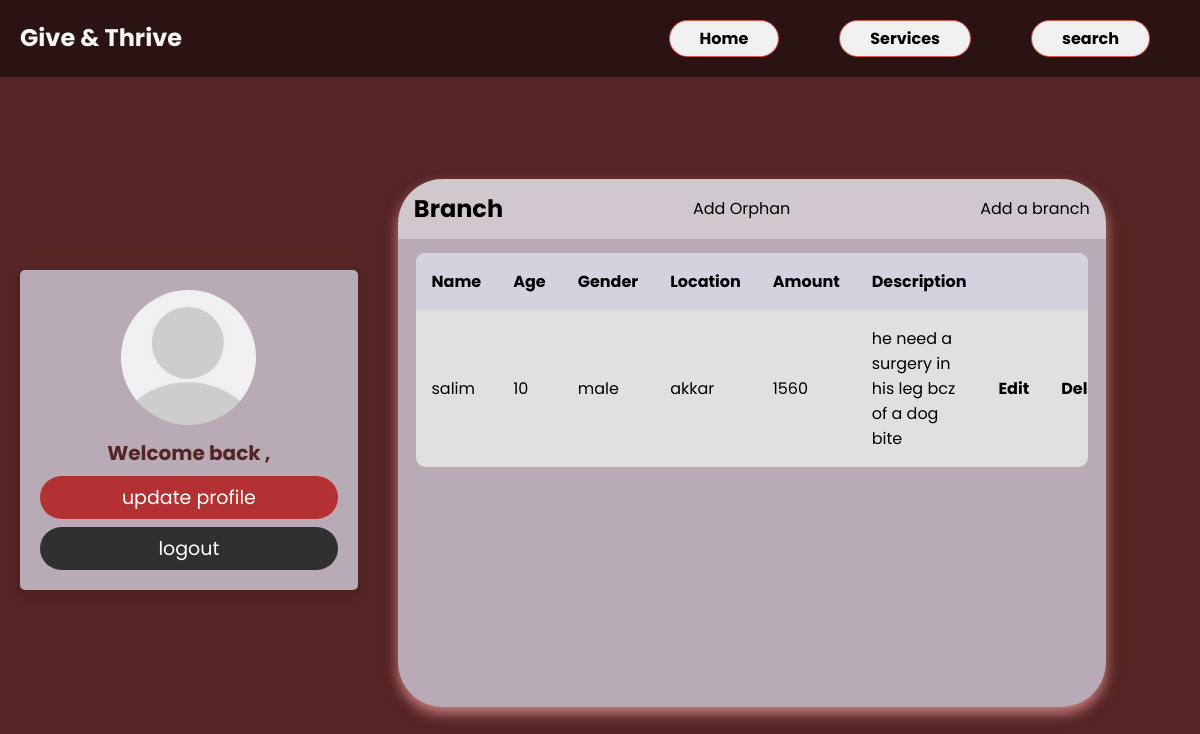
Before: /adminPages/profileAdmin.php with the older database file.
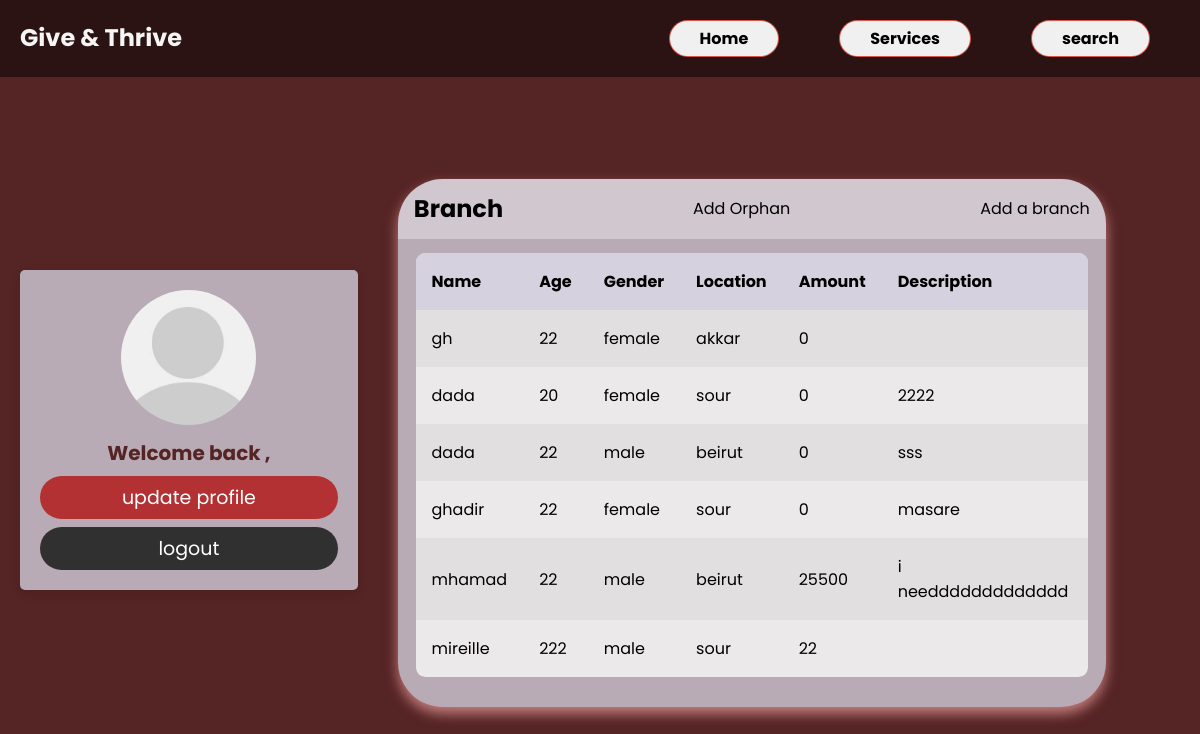
After: the same page with the newer database file.
### tables this page shows
CREATE TABLE `addorphan` (
  `idorphan` int(50) NOT NULL,
  `nameorphan` varchar(50) NOT NULL,
  `age` int(50) NOT NULL,
  `gender` varchar(50) NOT NULL,
  `amount` int(255) NOT NULL,
  `description` text NOT NULL,
  `locationID` int(11) NOT NULL
);

CREATE TABLE `location` (
  `locationid` int(11) NOT NULL,
  `locationname` varchar(30) NOT NULL
);

### adminPages/profileAdmin.php (the view, shortened to what this page needs)
<!DOCTYPE html>
<html lang="en">
<head>
    <link rel="stylesheet" href="./profileStyle.css"/>
</head>
  <body>
        <div class="page">
        <div class="nv">
        <nav class="navbar">
            <h1 class="logo"> Give & Thrive</h1>
            <ul class="nav-links">
                <li class="active"></i><a href="../index.php"></i>Home</a></li>
                <li class="active"></i><a href="#"></a>Services</li>
                <li class="active"></i> <a href="./searchpeople.php" class="search">search</a>
            </ul>
        </nav>
        </div>
        <div class="container">
            <?php
                include("./home.php");
            ?>
            <div class="table">
                <br>
    <main class="table">
        <section class="table__header">
            <h1>Branch </h1>
            <a href="./addneworphan.php">Add Orphan</a>
            <a href="./tabledriver/index.php" class='newtrip'>Add a branch </a>
        </section>
        <section class="table__body">
            <table>
                <thead>
                    <tr>
                        <th> Name </th>
                        <th> age </th>
                        <th> gender </th>
                        <th> Location</a></th>
                        <th> amount</th>
                        <th> description</th>
                        <th></th>
                        <th></th>
                    </tr>
                </thead>
                <tbody>
                    <tr>
                        <?php
                       $query ="SELECT addorphan.*, location.locationname
                       FROM addorphan
                       JOIN location ON addorphan.locationID = location.locationid";
                       $res = mysqli_query($conn, $query);
 while ($row = mysqli_fetch_array($res)) {
    echo "<tr>";
    echo "<td>".(isset($row['nameorphan']) ? $row['nameorphan'] : "")."</td>";
    echo "<td>".(isset($row['age']) ? $row['age'] : "")."</td>";
    echo "<td>".(isset($row['gender']) ? $row['gender'] : "")."</td>";
    echo "<td>".(isset($row['locationname']) ? $row['locationname'] : "")."</td>";
    echo "<td>".(isset($row['amount']) ? $row['amount'] : "")."</td>";
    echo "<td>".(isset($row['description']) ? $row['description'] : "")."</td>";
    echo "<td><a href=editorphan.php?idorphan=".$row['idorphan']."><b>Edit</b></td>";
    echo "<td><a href=deleteorph.php?idorphan=".$row['idorphan']."><b>Delete</b></td>";
    echo "</tr>";
}
?>
                </tbody>
        </table>
    </section>
</main>
</div>
    </body>
</html>

### adminPages/home.php (shortened to what this page needs)
<?php
include('../connection.php');
?>
<head>
   <link rel="stylesheet" href="./withprofile/css/homeStyle.css">
</head>
      <div class="profile">
         <?php
         $user_id =$_SESSION['id'] ;
            $query =  "SELECT * FROM `user` WHERE id = '$user_id'";
            $res = mysqli_query($conn,$query);
            $userData = mysqli_fetch_array($res);
            ?>
            <img src="./withprofile/images/default-avatar.png" alt="">
         <h3> Welcome back , <?php echo $userData['name']; ?></h3>
         <a href="./withprofile/profile.php" class="btn">update profile</a>
         <a href="home.php?logout=<?php  ?>" class="delete-btn">logout</a>
      </div>

### adminPages/profilestyle.css (style rules this page uses)
* { margin: 0; padding: 0; box-sizing: border-box; font-family: sans-serif; }
.nv { padding: 15px; }
body { background-color: #552424 !important; }
.container { background-color: #552424 !important; display: -webkit-box; }
main.table { width: 59vw; height: 66vh; margin: 40px; backdrop-filter: blur(7px); box-shadow: 0 0.4rem 0.8rem #c77f80; border-radius: 2.8rem; overflow: hidden; background-color: #b9abb5; }
.table__header { width: 100%; background-color: #fff5; padding: .8rem 1rem; display: flex; justify-content: space-between; align-items: center; }
.table__body { width: 95%; max-height: calc(89% - 1.6rem); background-color: #fffb; margin: .9rem auto; border-radius: .6rem; overflow: auto; overflow: overlay; }
table { width: 100%; }
table, th, td { border-collapse: collapse; padding: 1rem; text-align: left; }
thead th { position: sticky; top: 0; left: 0; background-color: #d5d1defe; text-transform: capitalize; }
tbody tr:nth-child(even) { background-color: #0000000b; }
tbody tr { --delay: .1s; transition: .5s ease-in-out var(--delay), background-color 0s; }
tbody tr td, tbody tr td p, tbody tr td img { transition: .2s ease-in-out; }
.navbar { position: absolute; top: 0; left: 0; display: flex; width: 100%; justify-content: space-between; padding: 20px; background-color: #0000007a; }
ul { list-style: none; }
.nav-links { display: flex; align-items: center; }
.navbar .nav-links li { background-color: rgb(240 240 240); border-radius: 30px; padding: 5px 30px; border: 1px solid #d13c2cd9; }
.nav-links li { margin: 0 30px; color: black; background-color: #0c356A; cursor: pointer; }
.logo { color: whitesmoke; }
.active { color: white; font-weight: bold; }
a { text-decoration: none; color: black; }

### adminPages/withprofile/css/homeStyle.css (style rules this page uses)
:root { --blue: #b9abb5; --dark-blue: #b9abb5; --red: #e74c3c; --black: #333; --white: #fff; --light-bg: #eee; --box-shadow: 0 5px 10px rgba(0,0,0,.1); }
* { font-family: 'Poppins', sans-serif; margin:0; padding:0; box-sizing: border-box; outline: none; border: none; text-decoration: none; }
body { margin: 0; padding:0; }
.btn, .delete-btn { width: 100%; border-radius: 50px; padding: 7px 5px; color: var(--white); display: block; text-align: center; cursor: pointer; font-size: 19px; margin-top: 8px; }
.btn { background-color: #b33133; }
.delete-btn { background-color: #232323e6; }
.container { min-height: 100vh; background-color: var(--light-bg); display: flex; align-items: center; justify-content: space-evenly; padding:20px; }
.container .profile { padding: 20px; background-color: #d5d1dec7; box-shadow: var(--box-shadow); text-align: center; width: 400px; border-radius: 5px; }
.container .profile img { height: 135px; width: 135px; border-radius: 50%; object-fit: cover; margin-bottom: 1px; }
.container .profile h3 { margin:5px 0; font-size: 20px; color:#552424; }

### adminPages/profileAdmin.php (style rules this page uses)
.search { text-align: center !important; }

Changed rows visible on the page:
removed addorphan: nameorphan "salim", age "10", gender "male", locationID.locationname "akkar", amount "1560", description "he need a surgery in his leg bcz of a dog bite"
added addorphan: nameorphan "gh", age "22", gender "female", locationID.locationname "akkar", amount "0"
added addorphan: nameorphan "dada", age "20", gender "female", locationID.locationname "sour", amount "0", description "2222"
added addorphan: nameorphan "dada", age "22", gender "male", locationID.locationname "beirut", amount "0", description "sss"
added addorphan: nameorphan "ghadir", age "22", gender "female", locationID.locationname "sour", amount "0", description "masare"
added addorphan: nameorphan "mhamad", age "22", gender "male", locationID.locationname "beirut", amount "25500", description "i needdddddddddddd"
added addorphan: nameorphan "mireille", age "222", gender "male", locationID.locationname "sour", amount "22"
